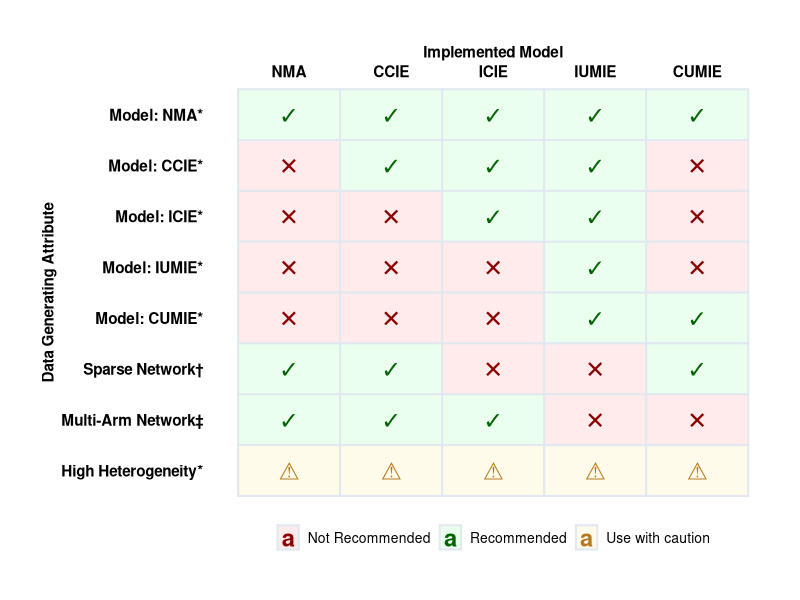
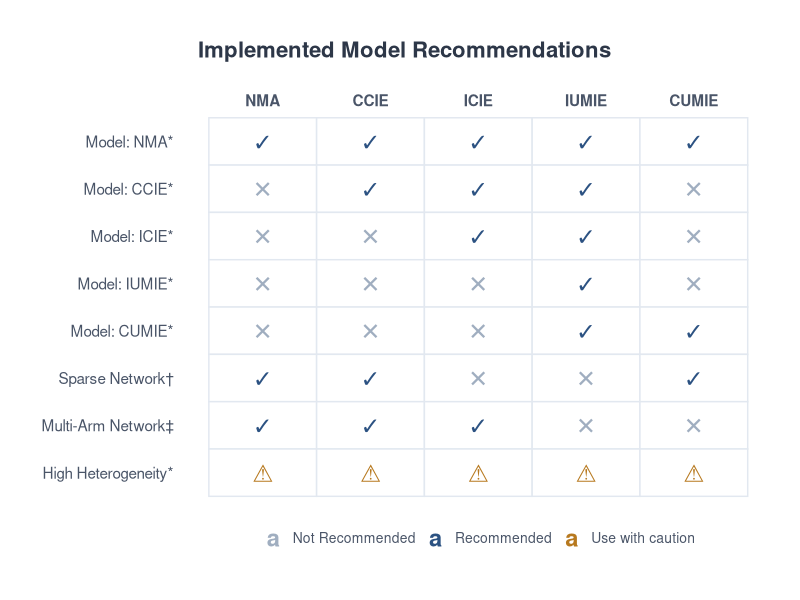

Write R code to recreate these figures, in order.
# Load necessary libraries
library(ggplot2)
library(tidyr)
library(dplyr)
library(forcats)

# 1. DATA PREPARATION
cols <- c("NMA", "CCIE", "ICIE", "IUMIE", "CUMIE")
rows <- c(
  "Model: NMA*", "Model: CCIE*", "Model: ICIE*", "Model: IUMIE*", 
  "Model: CUMIE*", "Sparse Network†", "Multi-Arm Network‡", "High Heterogeneity*"
)

data_matrix <- matrix(c(
  "✔️", "✔️", "✔️", "✔️", "✔️",       # Row 1
  "❌", "✔️", "✔️", "✔️", "❌",       # Row 2,  
  "❌", "❌", "✔️", "✔️", "❌",       # Row 3
  "❌", "❌", "❌", "✔️", "❌",       # Row 4
  "❌", "❌", "❌", "✔️", "✔️",       # Row 5
  "✔️", "✔️", "❌", "❌", "✔️",       # Row 6
  "✔️", "✔️", "✔️", "❌", "❌",       # Row 7
  "⚠", "⚠", "⚠", "⚠", "⚠"        # Row 8
), nrow = 8, byrow = TRUE)

data_matrix_minimalist <- matrix(c(
  "✓", "✓", "✓", "✓", "✓",       # Row 1
  "✕", "✓", "✓", "✓", "✕",       # Row 2
  "✕", "✕", "✓", "✓", "✕",       # Row 3
  "✕", "✕", "✕", "✓", "✕",       # Row 4
  "✕", "✕", "✕", "✓", "✓",       # Row 5
  "✓", "✓", "✕", "✕", "✓",       # Row 6
  "✓", "✓", "✓", "✕", "✕",       # Row 7
  "⚠", "⚠", "⚠", "⚠", "⚠"        # Row 8
), nrow = 8, byrow = TRUE)


# 2.  COLOR PALETTE ############
# Fill colors (Soft/Pastel traffic light)
fill_colors <- c(
  "Recommended" = "#EBFFEE",     # Soft Sky Blue
  "Not Recommended" = "#FFEBEB",  # Ultra Light Gray
  "Use with caution" = "#FFFBEB"   # Soft Cream/Amber
)
corp_colors <- c(
  "Recommended" = "#2C5282",      # Muted Navy
  "Not Recommended" = "#A0AEC0", # Muted Slate Gray
  "Use with caution" = "#B7791F"  # Muted Amber
)

# Text colors (Deep/Contrasted)
text_colors <- c(
  "Recommended" = "darkgreen",     # Deep Navy
  "Not Recommended" = "darkred", # Slate Gray
  "Use with caution" = "#B7791F"  # Deep Amber
)


# choose which input data/style ########
df <- as.data.frame(data_matrix_minimalist)# or data_matrix_minimalist
colnames(df) <- cols
df$RowLabel <- rows


df_long <- df %>%
  pivot_longer(cols = -RowLabel, names_to = "ColumnLabel", values_to = "Symbol") %>%
  mutate(
    Status = case_when(
      Symbol == "✔️" ~ "Recommended",
      Symbol == "❌" ~ "Not Recommended",
      Symbol == "⚠" ~ "Use with caution",
      Symbol == "✓" ~ "Recommended", 
      Symbol == "✕" ~ "Not Recommended"
    ),
    RowLabel = (factor(RowLabel, levels = rev(rows))),
    ColumnLabel = factor(ColumnLabel, levels = cols)
  )

# 3. GGPLOT SYNTAX traffic light #########
ggplot(df_long, aes(x = ColumnLabel, y = RowLabel)) +
  # Filled Cells with light gray borders
  geom_tile(aes(fill = Status), color = "#E2E8F0", size = 0.7) +
  # Symbols with corresponding deep colors
  geom_text(aes(label = Symbol, color = Status), 
            size = 6, fontface = "bold", family = "sans") +
  # Assign the manual color scales
  scale_fill_manual(values = fill_colors) +
  scale_color_manual(values = text_colors) +
  # Layout & Labels
  labs(
    x = "Implemented Model", 
    y = "Data Generating Attribute", fill = NULL, color = NULL) +
  theme_minimal() +
  theme(
    panel.grid = element_blank(),
    plot.background = element_rect(fill = "white", color = NA),
    
    axis.title = element_text(
      face = "bold", 
      size = 11, 
      hjust = 0.5, 
      margin = margin(b = 10, t=10),
      color = "black"),
    
    # Axis Styling
    axis.text.x = element_text(
      face = "bold", 
      size = 11, 
      color = "black", 
      margin = margin(t = 10)),
    axis.text.y = element_text(
      face = "bold", size = 11, 
      color = "black", hjust = 1, 
      margin = margin(r = 15)),
    
    # Legend Styling
    legend.position = "bottom",
    legend.direction = "horizontal",
    legend.text = element_text(size = 10, color = "black"),
    legend.background = element_blank(),
    
    # Spacing
    plot.margin = margin(30, 30, 30, 30)
  ) +
  scale_x_discrete(position = "top")

# 3. GGPLOT SYNTAX # minimalist ########################
ggplot(df_long, aes(x = ColumnLabel, y = RowLabel)) +
  # Create the cell background (white tiles with light gray borders)
  geom_tile(fill = "white", color = "#E2E8F0", size = 0.5) +
  # Add the symbols
  geom_text(aes(label = Symbol, color = Status), 
            size = 6, fontface = "bold", family = "sans") +
  # Custom colors
  scale_color_manual(values = corp_colors) +
  # Labels and Titles
  labs(
    title = "Implemented Model Recommendations",
    x = NULL, y = NULL, color = NULL
  ) +
  # Refined Theme
  theme_minimal() +
  theme(
    # Background and Grid
    panel.grid = element_blank(),
    plot.background = element_rect(fill = "white", color = NA),
    
    # Title styling
    plot.title = element_text(
      face = "bold", 
      size = 16, 
      hjust = 0, 
      margin = margin(b = 20),
      color = "#2D3748"
    ),
    
    # Axis styling
    axis.text.x = element_text(
      face = "bold", 
      size = 11, 
      color = "#4A5568", 
      margin = margin(t = 10)
    ),
    axis.text.y = element_text(
      size = 11, 
      color = "#4A5568", 
      hjust = 1, 
      margin = margin(r = 15)
    ),
    
    # Legend styling
    legend.position = "bottom",
    legend.direction = "horizontal",
    legend.text = element_text(size = 10, color = "#4A5568"),
    legend.background = element_blank(),
    legend.box.background = element_blank(),
    
    # Spacing
    plot.margin = margin(30, 30, 30, 30)
  ) +
  # Move X axis to top to behave like a table header
  scale_x_discrete(position = "top")
# Save as Landscape
# ggsave("corporate_matrix_filled.png", width = 11, height = 6, dpi = 300)
